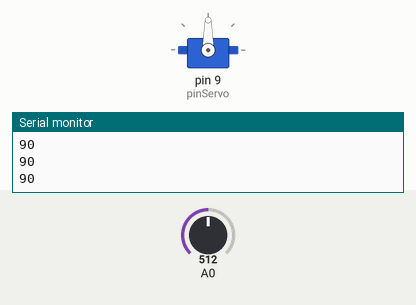
Recording of a sketch running on a simulated Arduino Uno, built with avr-gcc and run on an emulated ATmega328P. On the bench: servo, the last lines printed to the serial monitor. Inputs (shaded band) come from the test bench; at power-on: A0 = 512.

Above: at 1.2 s.
1.3 s: A0 set to 716
At 2.0 s:
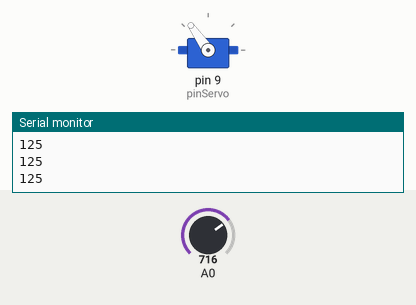
2.8 s: A0 set to 900
At 3.2 s:
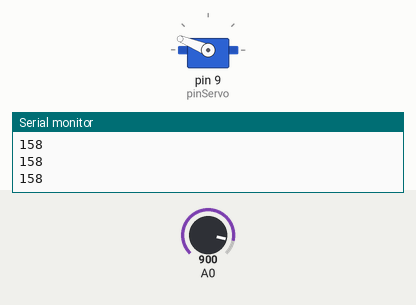
4.3 s: A0 set to 1023
At 5.5 s:
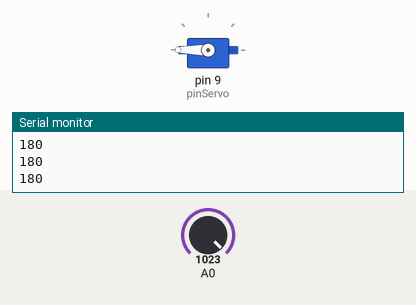
5.8 s: A0 set to 306
At 6.5 s:
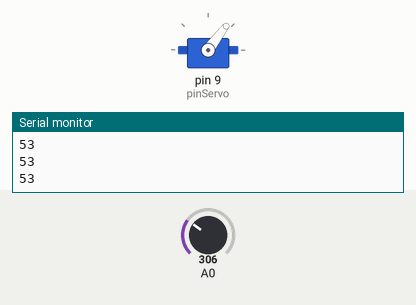
7.3 s: A0 set to 122
At 7.7 s:
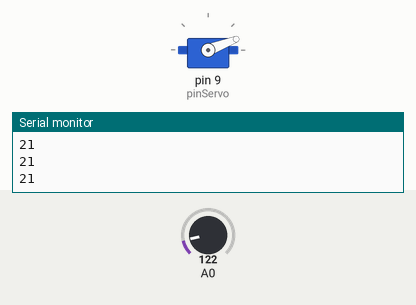
Timing chart, 0 to 9.8 s (numbered marks = the images above; inputs shaded):
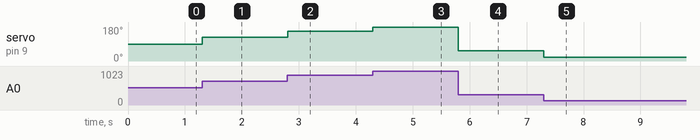

The sketch:

Servo_Potenciometro.ino
```cpp
#include <Servo.h>

int angulo;
int potenciometro;
int pinServo = 9;

Servo myServo;                        // crea el objeto servomotor

void setup(){
  Serial.begin(9600);
   myServo.attach(pinServo);                // asigna el pin 8 al servo
}

void loop(){

 if(analogRead(A0)){
   potenciometro=analogRead(A0);   // lee la señal del potenciómetro
   angulo=map(potenciometro, 0, 1023, 0, 180); // mapea la señal de 0 a 179
   myServo.write(angulo);          // mueve el servomotor
   //delay(15);
   Serial.println(angulo);
 }
}
```

Measured:
- after the input at 1.3 s, servo on pin 9 (pinServo): 90° → 125° at once
- after the input at 2.8 s, servo on pin 9 (pinServo): 125° → 158° at once
- after the input at 4.3 s, servo on pin 9 (pinServo): 158° → 180° at once
- after the input at 5.8 s, servo on pin 9 (pinServo): 180° → 53° at once
- after the input at 7.3 s, servo on pin 9 (pinServo): 53° → 21° at once
